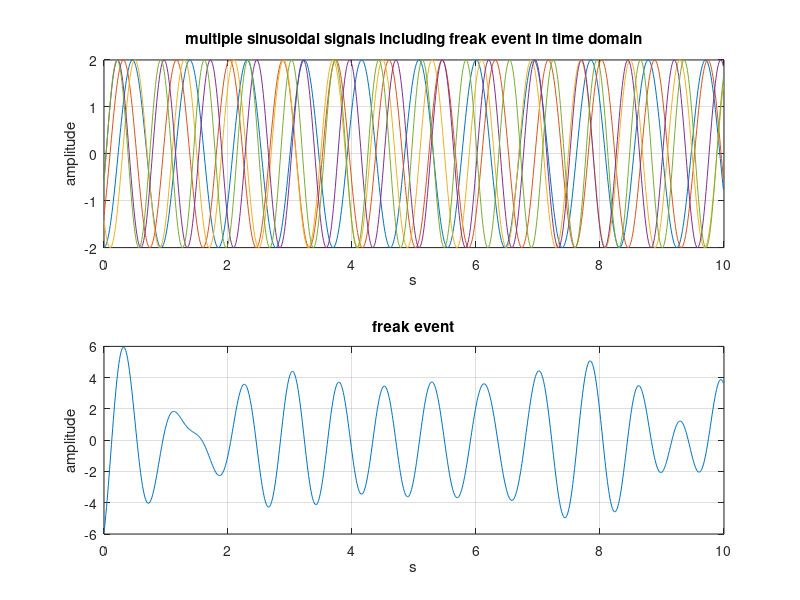

This chart was generated by the following MATLAB code:
% part3 freak event
Fs = 1000;
T = 1/Fs;
L = 1000;
t = (0:L-1) * 10 * T;

A = 2 * ones(1,10);
w = rand * [5.1:0.2*2:7];
phi_freak = [(-pi+pi/10):rand * pi/2.5:pi];
S_freak = 0;
sum_S_freak = 0;
sum_X_freak = 0;
figure;
subplot(2,1,1);
for j=1:length(w)
    S_freak= A(j) * sin(2 * pi * w(j) * t + rand^2 * phi_freak(j)); %sum of signal without disturbance
    % X = S + 2 * rand(size(t)); %sum of signal with disturbance
    plot(t,S_freak);
    grid on;
    if j == length(-1)
        title('multiple sinusoidal signals including freak event in time domain');
        xlabel('s');
        ylabel('amplitude');
        hold off;
    end
    hold on;
    sum_S_freak = sum_S_freak + S_freak;
    % sum_X = sum_X + X;
end
subplot(2,1,2);
plot(t,sum_S_freak);
title('freak event');
xlabel('s');
ylabel('amplitude');
grid on;
